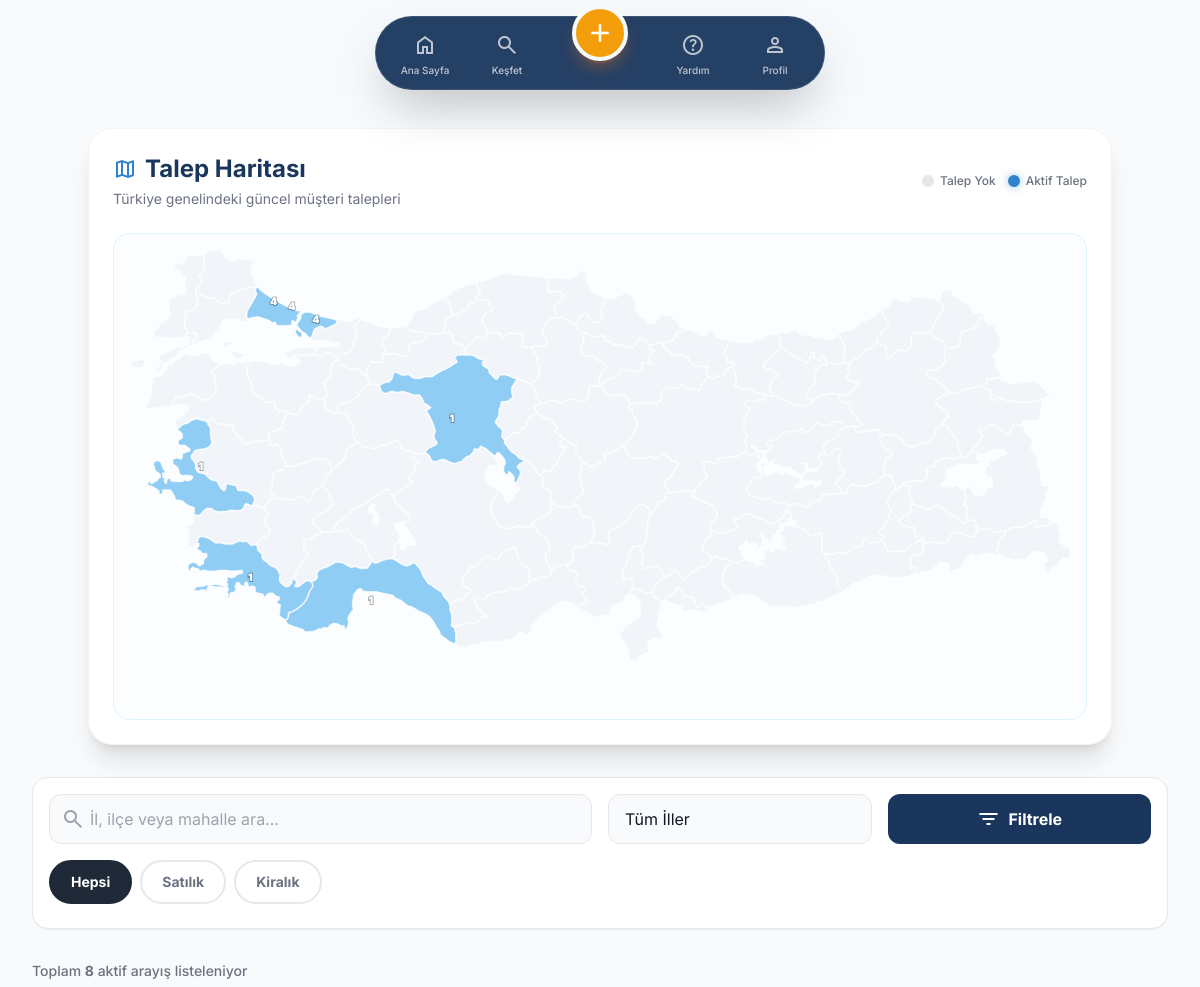
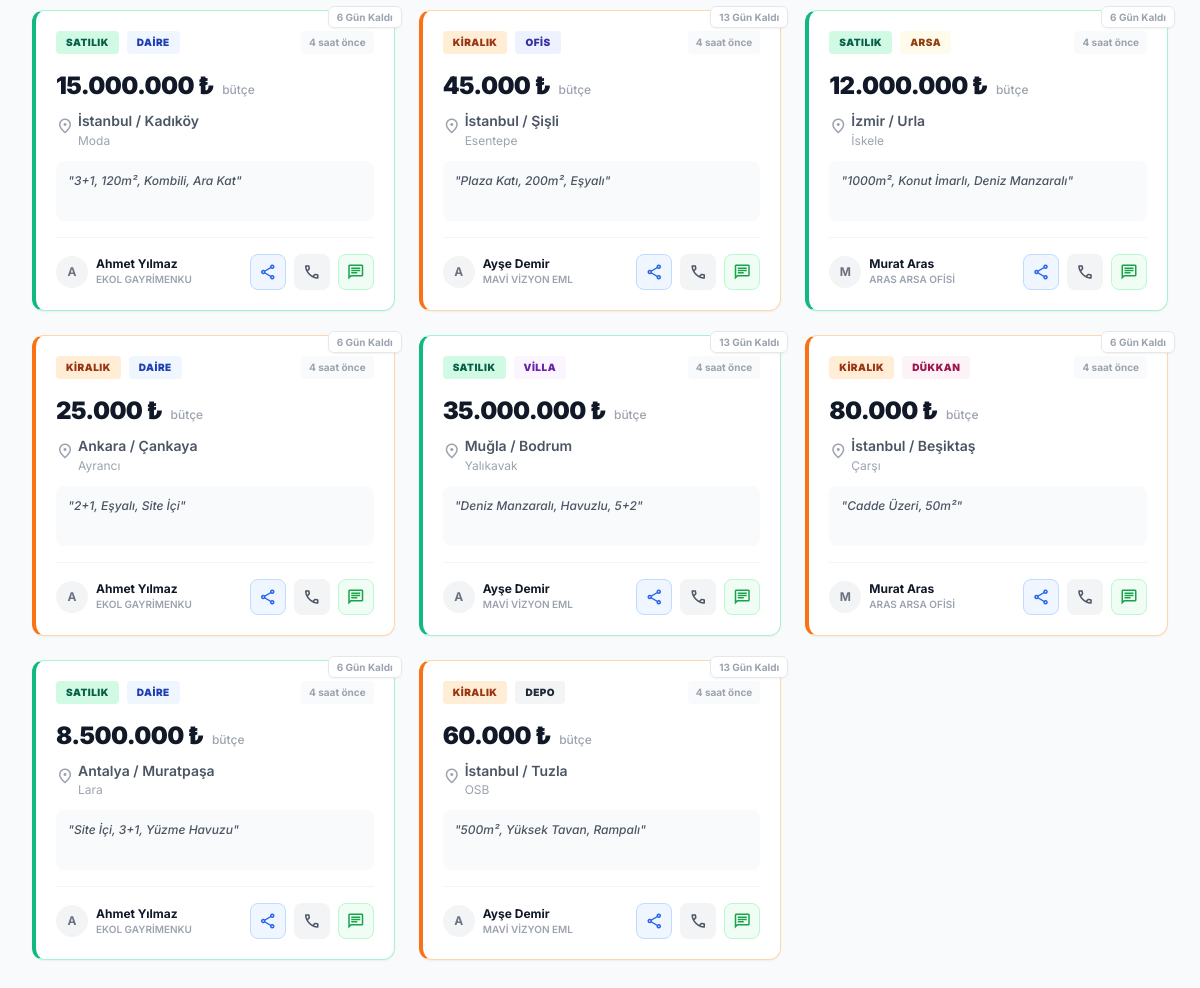
The page /yuklenecek_dosyalar/arayislar.php on the database its author committed (2 pictures, top to bottom).
### tables this page shows
CREATE TABLE `searches` (
    `id` INT UNSIGNED AUTO_INCREMENT PRIMARY KEY,
    `user_id` INT UNSIGNED NOT NULL,
    `transaction_type` ENUM('satilik', 'kiralik') NOT NULL,
    `property_type` ENUM('daire', 'villa', 'arsa', 'ticari', 'rezidans', 'mustakil', 'ofis', 'dukkan', 'depo') NOT NULL,
    `city` VARCHAR(50) NOT NULL,
    `district` VARCHAR(50) DEFAULT NULL,
    `neighborhood` VARCHAR(100) DEFAULT NULL,
    `max_price` DECIMAL(15,2) NOT NULL,
    `features` TEXT DEFAULT NULL,
    `special_note` VARCHAR(100) DEFAULT NULL,
    `duration_days` INT DEFAULT 7,
    `status` ENUM('active', 'expired', 'closed') DEFAULT 'active',
    `expires_at` DATETIME NOT NULL,
    `created_at` TIMESTAMP DEFAULT CURRENT_TIMESTAMP,
    FOREIGN KEY (`user_id`) REFERENCES `users`(`id`) ON DELETE CASCADE,
    INDEX `idx_status` (`status`),
    INDEX `idx_transaction` (`transaction_type`),
    INDEX `idx_property` (`property_type`),
    INDEX `idx_city` (`city`),
    INDEX `idx_expires` (`expires_at`)
);

CREATE TABLE `users` (
    `id` INT UNSIGNED AUTO_INCREMENT PRIMARY KEY,
    `phone` VARCHAR(20) NOT NULL UNIQUE,
    `agent_name` VARCHAR(100) NOT NULL,
    `agency_name` VARCHAR(150) DEFAULT NULL,
    `instagram` VARCHAR(100) DEFAULT NULL,
    `is_verified` TINYINT(1) DEFAULT 0,
    `is_active` TINYINT(1) DEFAULT 1,
    `remember_token` VARCHAR(64) DEFAULT NULL,
    `created_at` TIMESTAMP DEFAULT CURRENT_TIMESTAMP,
    INDEX `idx_phone` (`phone`),
    INDEX `idx_verified` (`is_verified`)
);

### yuklenecek_dosyalar/arayislar.php (the view, shortened to what the rows shown need)
<?php
require_once 'config.php';
require_once 'includes/functions.php';
$filters = [
    'city' => sanitizeInput($_GET['city'] ?? ''),
    'transaction_type' => sanitizeInput($_GET['action'] ?? ''),
    'property_type' => sanitizeInput($_GET['property'] ?? ''),
    'search' => sanitizeInput($_GET['q'] ?? ''),
    'id' => sanitizeInput($_GET['id'] ?? '')
];
$page = isset($_GET['page']) ? max(1, (int) $_GET['page']) : 1;
$limit = 12;
$offset = ($page - 1) * $limit;
$searches = getActiveSearches($pdo, $limit, $offset, $filters);
$totalSearches = getTotalActiveSearches($pdo, $filters);
require_once 'includes/header.php';
?>
<div class="bg-gray-50 min-h-screen py-8">
    <div class="max-w-7xl mx-auto px-4 sm:px-6 lg:px-8">
        <div
            class="bg-white rounded-3xl shadow-xl border border-gray-100 p-3 md:p-6 mb-8 md:max-w-5xl mx-auto overflow-hidden relative group">
            <div class="flex items-center justify-between mb-6">
                <div>
                    <h2 class="text-2xl font-bold text-primary flex items-center gap-2">
                        <span class="material-symbols-outlined text-secondary">map</span>
                        Talep Haritası
                    </h2>
                </div>
            </div>
        </div>
        <?php if ($totalSearches == 0): ?>
            <div class="text-center py-20 bg-white rounded-3xl border-2 border-dashed border-gray-200">
                <div class="w-20 h-20 bg-gray-50 rounded-full flex items-center justify-center mx-auto mb-6">
                    <span class="material-symbols-outlined text-gray-300 text-4xl">search_off</span>
                </div>
                <h3 class="text-xl font-bold text-gray-800 mb-2">Eşleşen arayış bulunamadı</h3>
                <p class="text-gray-500 mb-6">Filtreleri değiştirerek tekrar deneyebilirsin.</p>
                <a href="arayislar.php" class="text-secondary font-bold hover:underline">Filtreleri Temizle</a>
            </div>
        <?php else: ?>
            <div class="grid grid-cols-1 md:grid-cols-2 lg:grid-cols-3 gap-6">
                <?php foreach ($searches as $search):
                    $propInfo = getPropertyTypeInfo($search['property_type']);
                    $transInfo = getTransactionTypeInfo($search['transaction_type']);
                    $isRental = $search['transaction_type'] === 'kiralik';
                    $cardBorder = $isRental
                        ? 'border-orange-200 border-l-4 border-l-orange-500'
                        : 'border-emerald-200 border-l-4 border-l-emerald-500';
                    $badgeBg = $isRental ? 'bg-orange-100 text-orange-800' : 'bg-emerald-100 text-emerald-800';
                    ?>
                    <div
                        class="bg-white rounded-xl shadow-sm hover:shadow-lg transition-shadow border-t border-r border-b <?= $cardBorder ?> p-5 flex flex-col h-full relative group">
                        <div class="flex justify-between items-start mb-4">
                            <div class="flex gap-2">
                                <span
                                    class="px-2.5 py-1 rounded text-[10px] font-black uppercase tracking-wider <?= $badgeBg ?>">
                                    <?= $transInfo['label'] ?>
                                </span>
                                <span
                                    class="px-2.5 py-1 rounded text-[10px] font-black uppercase tracking-wider <?= $propInfo['bg'] ?> <?= $propInfo['text'] ?>">
                                    <?= $propInfo['label'] ?>
                                </span>
                            </div>
                            <span class="text-[10px] font-bold text-gray-400 bg-gray-50 px-2 py-1 rounded">
                                <?= timeAgo($search['created_at']) ?>
                            </span>
                        </div>
                        <div class="mb-2">
                            <span class="text-2xl font-black text-gray-900 tracking-tight">
                                <?= formatPrice($search['max_price']) ?>
                            </span>
                            <span class="text-xs text-gray-400 font-medium ml-1">bütçe</span>
                        </div>
                        <div class="flex items-start gap-1 mb-3 text-gray-600">
                            <span class="material-symbols-outlined text-lg mt-0.5 text-gray-400">location_on</span>
                            <div class="text-sm font-semibold leading-relaxed">
                                <?= e($search['city']) ?> / <?= e($search['district']) ?>
                                <span
                                    class="block text-xs font-normal text-gray-400"><?= e($search['neighborhood'] ?? '') ?></span>
                            </div>
                        </div>
                        <div class="bg-gray-50 rounded-lg p-3 mb-4 text-xs text-gray-600 font-medium italic min-h-[60px]">
                            "<?= mb_substr(e($search['features']), 0, 100) ?><?= strlen($search['features']) > 100 ? '...' : '' ?>"
                        </div>
                        <div class="mt-auto pt-4 border-t border-gray-100 flex items-center justify-between gap-3">
                            <div class="flex items-center gap-2 overflow-hidden">
                                <div
                                    class="w-8 h-8 rounded-full bg-gray-100 flex items-center justify-center text-gray-500 font-bold text-xs shrink-0">
                                    <?= mb_substr($search['agent_name'], 0, 1) ?>
                                </div>
                                <div class="flex flex-col truncate">
                                    <span
                                        class="text-xs font-bold text-gray-900 truncate"><?= mb_substr($search['agent_name'], 0, 15) ?></span>
                                    <span
                                        class="text-[10px] text-gray-400 uppercase font-semibold truncate"><?= mb_substr($search['agency_name'], 0, 15) ?></span>
                                </div>
                            </div>
                            <div class="flex gap-2 shrink-0">
                                <a href="<?= getWhatsAppShareLink($search) ?>"
                                    target="_blank"
                                    class="w-9 h-9 rounded-lg flex items-center justify-center transition-colors bg-blue-50 text-blue-600 hover:bg-blue-100 border border-blue-200"
                                    title="WhatsApp'ta Paylaş">
                                    <span class="material-symbols-outlined text-lg">share</span>
                                </a>
                                <a href="tel:<?= formatPhone($search['phone']) ?>"
                                    class="w-9 h-9 rounded-lg flex items-center justify-center transition-colors bg-gray-100 text-gray-600 hover:bg-gray-200"
                                    title="Ara">
                                    <span class="material-symbols-outlined text-lg">call</span>
                                </a>
                                <a href="<?= whatsappLink($search['phone'], "Merhaba, EmlakArayış'taki #{$search['id']} nolu {$search['city']} arayışınız için yazıyorum. İlanı gör: " . SITE_URL . "/arayislar.php?id={$search['id']}") ?>"
                                    target="_blank"
                                    class="w-9 h-9 rounded-lg flex items-center justify-center transition-colors bg-green-50 text-green-600 hover:bg-green-100 border border-green-200"
                                    title="Sohbet Başlat">
                                    <span class="material-symbols-outlined text-lg">chat</span>
                                </a>
                            </div>
                        </div>
                        <div class="absolute top-0 right-0 -mt-2 -mr-2">
                            <span
                                class="bg-white text-[10px] font-bold text-gray-400 border border-gray-200 px-2 py-1 rounded-md shadow-sm">
                                <?= remainingTime($search['expires_at']) ?>
                            </span>
                        </div>
                    </div>
                <?php endforeach; ?>
            </div>
        <?php endif; ?>
    </div>
</div>
<?php require_once 'includes/footer.php'; ?>

### rows shown on the page
searches: transaction_type "SATILIK", property_type "DAIRE", created_at "4 saat önce", max_price "15.000.000 ₺", city "İstanbul", district "Kadıköy", neighborhood "Moda", features "3+1, 120m², Kombili, Ara Kat", user.agent_name "A", user.agent_name "Ahmet Yılmaz", user.agency_name "EKOL GAYRIMENKU", expires_at "6 Gün Kaldı"
searches: transaction_type "KIRALIK", property_type "OFIS", created_at "4 saat önce", max_price "45.000 ₺", city "İstanbul", district "Şişli", neighborhood "Esentepe", features "Plaza Katı, 200m², Eşyalı", user.agent_name "A", user.agent_name "Ayşe Demir", user.agency_name "MAVI VIZYON EML", expires_at "13 Gün Kaldı"
searches: transaction_type "SATILIK", property_type "ARSA", created_at "4 saat önce", max_price "12.000.000 ₺", city "İzmir", district "Urla", neighborhood "İskele", features "1000m², Konut İmarlı, Deniz Manzaralı", user.agent_name "M", user.agent_name "Murat Aras", user.agency_name "ARAS ARSA OFISI", expires_at "6 Gün Kaldı"
searches: transaction_type "KIRALIK", property_type "DAIRE", created_at "4 saat önce", max_price "25.000 ₺", city "Ankara", district "Çankaya", neighborhood "Ayrancı", features "2+1, Eşyalı, Site İçi", user.agent_name "A", user.agent_name "Ahmet Yılmaz", user.agency_name "EKOL GAYRIMENKU", expires_at "6 Gün Kaldı"
searches: transaction_type "SATILIK", property_type "VILLA", created_at "4 saat önce", max_price "35.000.000 ₺", city "Muğla", district "Bodrum", neighborhood "Yalıkavak", features "Deniz Manzaralı, Havuzlu, 5+2", user.agent_name "A", user.agent_name "Ayşe Demir", user.agency_name "MAVI VIZYON EML", expires_at "13 Gün Kaldı"
searches: transaction_type "KIRALIK", property_type "DÜKKAN", created_at "4 saat önce", max_price "80.000 ₺", city "İstanbul", district "Beşiktaş", neighborhood "Çarşı", features "Cadde Üzeri, 50m²", user.agent_name "M", user.agent_name "Murat Aras", user.agency_name "ARAS ARSA OFISI", expires_at "6 Gün Kaldı"
searches: transaction_type "SATILIK", property_type "DAIRE", created_at "4 saat önce", max_price "8.500.000 ₺", city "Antalya", district "Muratpaşa", neighborhood "Lara", features "Site İçi, 3+1, Yüzme Havuzu", user.agent_name "A", user.agent_name "Ahmet Yılmaz", user.agency_name "EKOL GAYRIMENKU", expires_at "6 Gün Kaldı"
searches: transaction_type "KIRALIK", property_type "DEPO", created_at "4 saat önce", max_price "60.000 ₺", city "İstanbul", district "Tuzla", neighborhood "OSB", features "500m², Yüksek Tavan, Rampalı", user.agent_name "A", user.agent_name "Ayşe Demir", user.agency_name "MAVI VIZYON EML", expires_at "13 Gün Kaldı"

### other values the page prints
$totalSearches "8"
